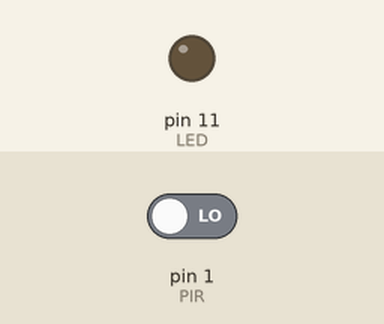
This sketch was run on a simulated Arduino Uno, built with avr-gcc and run on an emulated ATmega328P. Shown: output pins drawn as LEDs (lit = HIGH). Inputs (shaded band) come from the test bench; at power-on: pin 1 (PIR) LOW.

Above: at 1.2 s.
1.3 s: pin 1 (PIR) driven HIGH
At 1.9 s:
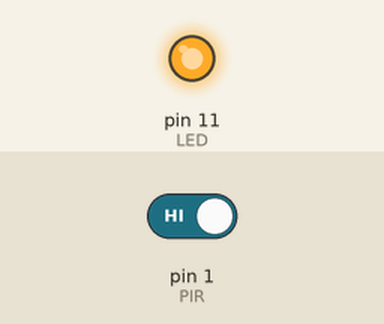
2.8 s: pin 1 (PIR) driven LOW
At 4.2 s:
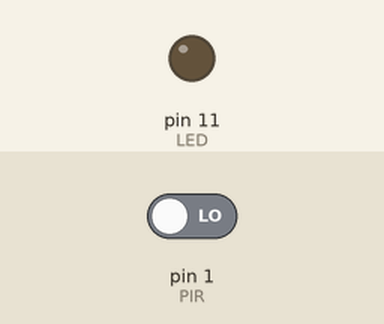
Timing chart, 0 to 5.8 s (numbered marks = the images above; inputs shaded):
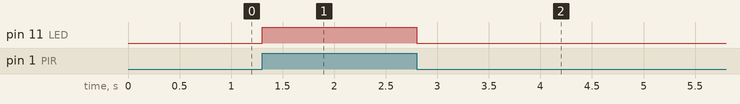

Measured:
- after the input at 1.3 s, pin 11 (LED): LOW → HIGH at once
- after the input at 2.8 s, pin 11 (LED): HIGH → LOW at once

The sketch:

sketch_jan05c.ino
```cpp
int LED = 11;
int PIR = 1;
byte etat_led = 0;

void setup() {

 pinMode(LED,OUTPUT);
 pinMode(PIR,INPUT);

}

void loop() {

  if(digitalRead(PIR) == HIGH)
  {
    digitalWrite(LED,HIGH);
  }
  else
  {
    digitalWrite(LED,LOW);
  }


}
```
